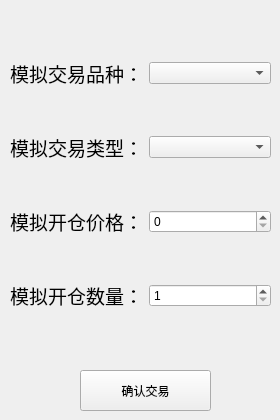
    <widget class="QWidget" name="tab_11">
     <attribute name="title">
      <string>模拟操作区</string>
     </attribute>
     <widget class="QWidget" name="gridLayoutWidget">
      <property name="geometry">
       <rect>
        <x>10</x>
        <y>20</y>
        <width>261</width>
        <height>331</height>
       </rect>
      </property>
      <layout class="QGridLayout" name="gridLayout">
       <item row="0" column="1">
        <widget class="QComboBox" name="comboBox">
         <property name="sizeAdjustPolicy">
          <enum>QComboBox::SizeAdjustPolicy::AdjustToContents</enum>
         </property>
        </widget>
       </item>
       <item row="0" column="0">
        <widget class="QLabel" name="label">
         <property name="enabled">
          <bool>true</bool>
         </property>
         <property name="layoutDirection">
          <enum>Qt::LayoutDirection::LeftToRight</enum>
         </property>
         <property name="text">
          <string>&lt;html&gt;&lt;head/&gt;&lt;body&gt;&lt;p&gt;&lt;span style=&quot; font-size:14pt;&quot;&gt;模拟交易品种：&lt;/span&gt;&lt;/p&gt;&lt;/body&gt;&lt;/html&gt;</string>
         </property>
         <property name="scaledContents">
          <bool>false</bool>
         </property>
         <property name="alignment">
          <set>Qt::AlignmentFlag::AlignRight|Qt::AlignmentFlag::AlignTrailing|Qt::AlignmentFlag::AlignVCenter</set>
         </property>
        </widget>
       </item>
       <item row="1" column="0">
        <widget class="QLabel" name="label_4">
         <property name="text">
          <string>&lt;html&gt;&lt;head/&gt;&lt;body&gt;&lt;p&gt;&lt;span style=&quot; font-size:14pt;&quot;&gt;模拟交易类型：&lt;/span&gt;&lt;/p&gt;&lt;/body&gt;&lt;/html&gt;</string>
         </property>
         <property name="alignment">
          <set>Qt::AlignmentFlag::AlignRight|Qt::AlignmentFlag::AlignTrailing|Qt::AlignmentFlag::AlignVCenter</set>
         </property>
        </widget>
       </item>
       <item row="1" column="1">
        <widget class="QComboBox" name="comboBox_2"/>
       </item>
       <item row="2" column="0">
        <widget class="QLabel" name="label_2">
         <property name="text">
          <string>&lt;html&gt;&lt;head/&gt;&lt;body&gt;&lt;p&gt;&lt;span style=&quot; font-size:14pt;&quot;&gt;模拟开仓价格：&lt;/span&gt;&lt;/p&gt;&lt;/body&gt;&lt;/html&gt;</string>
         </property>
         <property name="alignment">
          <set>Qt::AlignmentFlag::AlignRight|Qt::AlignmentFlag::AlignTrailing|Qt::AlignmentFlag::AlignVCenter</set>
         </property>
        </widget>
       </item>
       <item row="3" column="0">
        <widget class="QLabel" name="label_5">
         <property name="text">
          <string>&lt;html&gt;&lt;head/&gt;&lt;body&gt;&lt;p&gt;&lt;span style=&quot; font-size:14pt;&quot;&gt;模拟开仓数量：&lt;/span&gt;&lt;/p&gt;&lt;/body&gt;&lt;/html&gt;</string>
         </property>
         <property name="alignment">
          <set>Qt::AlignmentFlag::AlignRight|Qt::AlignmentFlag::AlignTrailing|Qt::AlignmentFlag::AlignVCenter</set>
         </property>
        </widget>
       </item>
       <item row="2" column="1">
        <widget class="QSpinBox" name="spinBox">
         <property name="maximum">
          <number>1000000</number>
         </property>
        </widget>
       </item>
       <item row="3" column="1">
        <widget class="QSpinBox" name="spinBox_2">
         <property name="minimum">
          <number>1</number>
         </property>
         <property name="maximum">
          <number>100000</number>
         </property>
        </widget>
       </item>
      </layout>
     </widget>
     <widget class="QPushButton" name="pushButton_4">
      <property name="geometry">
       <rect>
        <x>80</x>
        <y>370</y>
        <width>131</width>
        <height>41</height>
       </rect>
      </property>
      <property name="text">
       <string>确认交易</string>
      </property>
     </widget>
    </widget>
